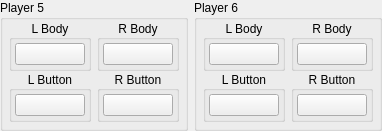
                <widget class="QWidget" name="player56Widget" native="true">
                 <layout class="QHBoxLayout" name="horizontalLayout_6">
                  <property name="leftMargin">
                   <number>0</number>
                  </property>
                  <property name="topMargin">
                   <number>0</number>
                  </property>
                  <property name="rightMargin">
                   <number>0</number>
                  </property>
                  <property name="bottomMargin">
                   <number>0</number>
                  </property>
                  <item>
                   <widget class="QGroupBox" name="player5Group">
                    <property name="title">
                     <string>Player 5</string>
                    </property>
                    <layout class="QHBoxLayout" name="horizontalLayout_10">
                     <property name="spacing">
                      <number>6</number>
                     </property>
                     <property name="leftMargin">
                      <number>6</number>
                     </property>
                     <property name="topMargin">
                      <number>0</number>
                     </property>
                     <property name="rightMargin">
                      <number>6</number>
                     </property>
                     <property name="bottomMargin">
                      <number>6</number>
                     </property>
                     <item>
                      <widget class="QWidget" name="player5LeftJoycon" native="true">
                       <layout class="QVBoxLayout" name="buttonMiscButtonsLeftJoyconVerticalLayout_10">
                        <property name="spacing">
                         <number>0</number>
                        </property>
                        <property name="leftMargin">
                         <number>0</number>
                        </property>
                        <property name="topMargin">
                         <number>0</number>
                        </property>
                        <property name="rightMargin">
                         <number>0</number>
                        </property>
                        <property name="bottomMargin">
                         <number>0</number>
                        </property>
                        <item alignment="Qt::AlignHCenter">
                         <widget class="QGroupBox" name="player5LeftBodyGroup">
                          <property name="title">
                           <string>L Body</string>
                          </property>
                          <property name="alignment">
                           <set>Qt::AlignCenter</set>
                          </property>
                          <layout class="QVBoxLayout" name="verticalLayout_50">
                           <property name="spacing">
                            <number>3</number>
                           </property>
                           <property name="leftMargin">
                            <number>3</number>
                           </property>
                           <property name="topMargin">
                            <number>3</number>
                           </property>
                           <property name="rightMargin">
                            <number>3</number>
                           </property>
                           <property name="bottomMargin">
                            <number>3</number>
                           </property>
                           <item>
                            <widget class="QPushButton" name="player5_left_body_button">
                             <property name="sizePolicy">
                              <sizepolicy hsizetype="Fixed" vsizetype="Fixed">
                               <horstretch>0</horstretch>
                               <verstretch>0</verstretch>
                              </sizepolicy>
                             </property>
                             <property name="minimumSize">
                              <size>
                               <width>68</width>
                               <height>0</height>
                              </size>
                             </property>
                             <property name="maximumSize">
                              <size>
                               <width>68</width>
                               <height>16777215</height>
                              </size>
                             </property>
                             <property name="styleSheet">
                              <string notr="true">min-width: 68px;</string>
                             </property>
                             <property name="text">
                              <string/>
                             </property>
                            </widget>
                           </item>
                          </layout>
                         </widget>
                        </item>
                        <item alignment="Qt::AlignHCenter">
                         <widget class="QGroupBox" name="player5LeftButtonsGroup">
                          <property name="title">
                           <string>L Button</string>
                          </property>
                          <property name="alignment">
                           <set>Qt::AlignCenter</set>
                          </property>
                          <layout class="QVBoxLayout" name="verticalLayout_51">
                           <property name="spacing">
                            <number>3</number>
                           </property>
                           <property name="leftMargin">
                            <number>3</number>
                           </property>
                           <property name="topMargin">
                            <number>3</number>
                           </property>
                           <property name="rightMargin">
                            <number>3</number>
                           </property>
                           <property name="bottomMargin">
                            <number>3</number>
                           </property>
                           <item>
                            <widget class="QPushButton" name="player5_left_buttons_button">
                             <property name="sizePolicy">
                              <sizepolicy hsizetype="Fixed" vsizetype="Fixed">
                               <horstretch>0</horstretch>
                               <verstretch>0</verstretch>
                              </sizepolicy>
                             </property>
                             <property name="minimumSize">
                              <size>
                               <width>68</width>
                               <height>0</height>
                              </size>
                             </property>
                             <property name="maximumSize">
                              <size>
                               <width>68</width>
                               <height>16777215</height>
                              </size>
                             </property>
                             <property name="styleSheet">
                              <string notr="true">min-width: 68px;</string>
                             </property>
                             <property name="text">
                              <string/>
                             </property>
                            </widget>
                           </item>
                          </layout>
                         </widget>
                        </item>
                       </layout>
                      </widget>
                     </item>
                     <item>
                      <widget class="QWidget" name="player5RightJoycon" native="true">
                       <layout class="QVBoxLayout" name="buttonMiscButtonsRightJoyconVerticalLayout_10">
                        <property name="spacing">
                         <number>0</number>
                        </property>
                        <property name="leftMargin">
                         <number>0</number>
                        </property>
                        <property name="topMargin">
                         <number>0</number>
                        </property>
                        <property name="rightMargin">
                         <number>0</number>
                        </property>
                        <property name="bottomMargin">
                         <number>0</number>
                        </property>
                        <item alignment="Qt::AlignHCenter">
                         <widget class="QGroupBox" name="player5RightBodyGroup">
                          <property name="title">
                           <string>R Body</string>
                          </property>
                          <property name="alignment">
                           <set>Qt::AlignCenter</set>
                          </property>
                          <layout class="QVBoxLayout" name="verticalLayout_48">
                           <property name="spacing">
                            <number>3</number>
                           </property>
                           <property name="leftMargin">
                            <number>3</number>
                           </property>
                           <property name="topMargin">
                            <number>3</number>
                           </property>
                           <property name="rightMargin">
                            <number>3</number>
                           </property>
                           <property name="bottomMargin">
                            <number>3</number>
                           </property>
                           <item>
                            <widget class="QPushButton" name="player5_right_body_button">
                             <property name="sizePolicy">
                              <sizepolicy hsizetype="Fixed" vsizetype="Fixed">
                               <horstretch>0</horstretch>
                               <verstretch>0</verstretch>
                              </sizepolicy>
                             </property>
                             <property name="minimumSize">
                              <size>
                               <width>68</width>
                               <height>0</height>
                              </size>
                             </property>
                             <property name="maximumSize">
                              <size>
                               <width>68</width>
                               <height>16777215</height>
                              </size>
                             </property>
                             <property name="styleSheet">
                              <string notr="true">min-width: 68px;</string>
                             </property>
                             <property name="text">
                              <string/>
                             </property>
                            </widget>
                           </item>
                          </layout>
                         </widget>
                        </item>
                        <item alignment="Qt::AlignHCenter">
                         <widget class="QGroupBox" name="player5RightButtonsGroup">
                          <property name="title">
                           <string>R Button</string>
                          </property>
                          <property name="alignment">
                           <set>Qt::AlignCenter</set>
                          </property>
                          <layout class="QVBoxLayout" name="verticalLayout_49">
                           <property name="spacing">
                            <number>3</number>
                           </property>
                           <property name="leftMargin">
                            <number>3</number>
                           </property>
                           <property name="topMargin">
                            <number>3</number>
                           </property>
                           <property name="rightMargin">
                            <number>3</number>
                           </property>
                           <property name="bottomMargin">
                            <number>3</number>
                           </property>
                           <item>
                            <widget class="QPushButton" name="player5_right_buttons_button">
                             <property name="sizePolicy">
                              <sizepolicy hsizetype="Fixed" vsizetype="Fixed">
                               <horstretch>0</horstretch>
                               <verstretch>0</verstretch>
                              </sizepolicy>
                             </property>
                             <property name="minimumSize">
                              <size>
                               <width>68</width>
                               <height>0</height>
                              </size>
                             </property>
                             <property name="maximumSize">
                              <size>
                               <width>68</width>
                               <height>16777215</height>
                              </size>
                             </property>
                             <property name="styleSheet">
                              <string notr="true">min-width: 68px;</string>
                             </property>
                             <property name="text">
                              <string/>
                             </property>
                            </widget>
                           </item>
                          </layout>
                         </widget>
                        </item>
                       </layout>
                      </widget>
                     </item>
                    </layout>
                   </widget>
                  </item>
                  <item>
                   <widget class="QGroupBox" name="player6Group">
                    <property name="title">
                     <string>Player 6</string>
                    </property>
                    <layout class="QHBoxLayout" name="horizontalLayout_11">
                     <property name="spacing">
                      <number>6</number>
                     </property>
                     <property name="leftMargin">
                      <number>6</number>
                     </property>
                     <property name="topMargin">
                      <number>0</number>
                     </property>
                     <property name="rightMargin">
                      <number>6</number>
                     </property>
                     <property name="bottomMargin">
                      <number>6</number>
                     </property>
                     <item>
                      <widget class="QWidget" name="player6LeftJoycon" native="true">
                       <layout class="QVBoxLayout" name="buttonMiscButtonsLeftJoyconVerticalLayout_11">
                        <property name="spacing">
                         <number>0</number>
                        </property>
                        <property name="leftMargin">
                         <number>0</number>
                        </property>
                        <property name="topMargin">
                         <number>0</number>
                        </property>
                        <property name="rightMargin">
                         <number>0</number>
                        </property>
                        <property name="bottomMargin">
                         <number>0</number>
                        </property>
                        <item alignment="Qt::AlignHCenter">
                         <widget class="QGroupBox" name="player6LeftBodyGroup">
                          <property name="title">
                           <string>L Body</string>
                          </property>
                          <property name="alignment">
                           <set>Qt::AlignCenter</set>
                          </property>
                          <layout class="QVBoxLayout" name="verticalLayout_54">
                           <property name="spacing">
                            <number>3</number>
                           </property>
                           <property name="leftMargin">
                            <number>3</number>
                           </property>
                           <property name="topMargin">
                            <number>3</number>
                           </property>
                           <property name="rightMargin">
                            <number>3</number>
                           </property>
                           <property name="bottomMargin">
                            <number>3</number>
                           </property>
                           <item>
                            <widget class="QPushButton" name="player6_left_body_button">
                             <property name="sizePolicy">
                              <sizepolicy hsizetype="Fixed" vsizetype="Fixed">
                               <horstretch>0</horstretch>
                               <verstretch>0</verstretch>
                              </sizepolicy>
                             </property>
                             <property name="minimumSize">
                              <size>
                               <width>68</width>
                               <height>0</height>
                              </size>
                             </property>
                             <property name="maximumSize">
                              <size>
                               <width>68</width>
                               <height>16777215</height>
                              </size>
                             </property>
                             <property name="styleSheet">
                              <string notr="true">min-width: 68px;</string>
                             </property>
                             <property name="text">
                              <string/>
                             </property>
                            </widget>
                           </item>
                          </layout>
                         </widget>
                        </item>
                        <item alignment="Qt::AlignHCenter">
                         <widget class="QGroupBox" name="player6LeftButtonsGroup">
                          <property name="title">
                           <string>L Button</string>
                          </property>
                          <property name="alignment">
                           <set>Qt::AlignCenter</set>
                          </property>
                          <layout class="QVBoxLayout" name="verticalLayout_55">
                           <property name="spacing">
                            <number>3</number>
                           </property>
                           <property name="leftMargin">
                            <number>3</number>
                           </property>
                           <property name="topMargin">
                            <number>3</number>
                           </property>
                           <property name="rightMargin">
                            <number>3</number>
                           </property>
                           <property name="bottomMargin">
                            <number>3</number>
                           </property>
                           <item>
                            <widget class="QPushButton" name="player6_left_buttons_button">
                             <property name="sizePolicy">
                              <sizepolicy hsizetype="Fixed" vsizetype="Fixed">
                               <horstretch>0</horstretch>
                               <verstretch>0</verstretch>
                              </sizepolicy>
                             </property>
                             <property name="minimumSize">
                              <size>
                               <width>68</width>
                               <height>0</height>
                              </size>
                             </property>
                             <property name="maximumSize">
                              <size>
                               <width>68</width>
                               <height>16777215</height>
                              </size>
                             </property>
                             <property name="styleSheet">
                              <string notr="true">min-width: 68px;</string>
                             </property>
                             <property name="text">
                              <string/>
                             </property>
                            </widget>
                           </item>
                          </layout>
                         </widget>
                        </item>
                       </layout>
                      </widget>
                     </item>
                     <item>
                      <widget class="QWidget" name="player6RightJoycon" native="true">
                       <layout class="QVBoxLayout" name="buttonMiscButtonsRightJoyconVerticalLayout_11">
                        <property name="spacing">
                         <number>0</number>
                        </property>
                        <property name="leftMargin">
                         <number>0</number>
                        </property>
                        <property name="topMargin">
                         <number>0</number>
                        </property>
                        <property name="rightMargin">
                         <number>0</number>
                        </property>
                        <property name="bottomMargin">
                         <number>0</number>
                        </property>
                        <item alignment="Qt::AlignHCenter">
                         <widget class="QGroupBox" name="player6RightBodyGroup">
                          <property name="title">
                           <string>R Body</string>
                          </property>
                          <property name="alignment">
                           <set>Qt::AlignCenter</set>
                          </property>
                          <layout class="QVBoxLayout" name="verticalLayout_52">
                           <property name="spacing">
                            <number>3</number>
                           </property>
                           <property name="leftMargin">
                            <number>3</number>
                           </property>
                           <property name="topMargin">
                            <number>3</number>
                           </property>
                           <property name="rightMargin">
                            <number>3</number>
                           </property>
                           <property name="bottomMargin">
                            <number>3</number>
                           </property>
                           <item>
                            <widget class="QPushButton" name="player6_right_body_button">
                             <property name="sizePolicy">
                              <sizepolicy hsizetype="Fixed" vsizetype="Fixed">
                               <horstretch>0</horstretch>
                               <verstretch>0</verstretch>
                              </sizepolicy>
                             </property>
                             <property name="minimumSize">
                              <size>
                               <width>68</width>
                               <height>0</height>
                              </size>
                             </property>
                             <property name="maximumSize">
                              <size>
                               <width>68</width>
                               <height>16777215</height>
                              </size>
                             </property>
                             <property name="styleSheet">
                              <string notr="true">min-width: 68px;</string>
                             </property>
                             <property name="text">
                              <string/>
                             </property>
                            </widget>
                           </item>
                          </layout>
                         </widget>
                        </item>
                        <item alignment="Qt::AlignHCenter">
                         <widget class="QGroupBox" name="player6RightButtonsGroup">
                          <property name="title">
                           <string>R Button</string>
                          </property>
                          <property name="alignment">
                           <set>Qt::AlignCenter</set>
                          </property>
                          <layout class="QVBoxLayout" name="verticalLayout_53">
                           <property name="spacing">
                            <number>3</number>
                           </property>
                           <property name="leftMargin">
                            <number>3</number>
                           </property>
                           <property name="topMargin">
                            <number>3</number>
                           </property>
                           <property name="rightMargin">
                            <number>3</number>
                           </property>
                           <property name="bottomMargin">
                            <number>3</number>
                           </property>
                           <item>
                            <widget class="QPushButton" name="player6_right_buttons_button">
                             <property name="sizePolicy">
                              <sizepolicy hsizetype="Fixed" vsizetype="Fixed">
                               <horstretch>0</horstretch>
                               <verstretch>0</verstretch>
                              </sizepolicy>
                             </property>
                             <property name="minimumSize">
                              <size>
                               <width>68</width>
                               <height>0</height>
                              </size>
                             </property>
                             <property name="maximumSize">
                              <size>
                               <width>68</width>
                               <height>16777215</height>
                              </size>
                             </property>
                             <property name="styleSheet">
                              <string notr="true">min-width: 68px;</string>
                             </property>
                             <property name="text">
                              <string/>
                             </property>
                            </widget>
                           </item>
                          </layout>
                         </widget>
                        </item>
                       </layout>
                      </widget>
                     </item>
                    </layout>
                   </widget>
                  </item>
                 </layout>
                </widget>
